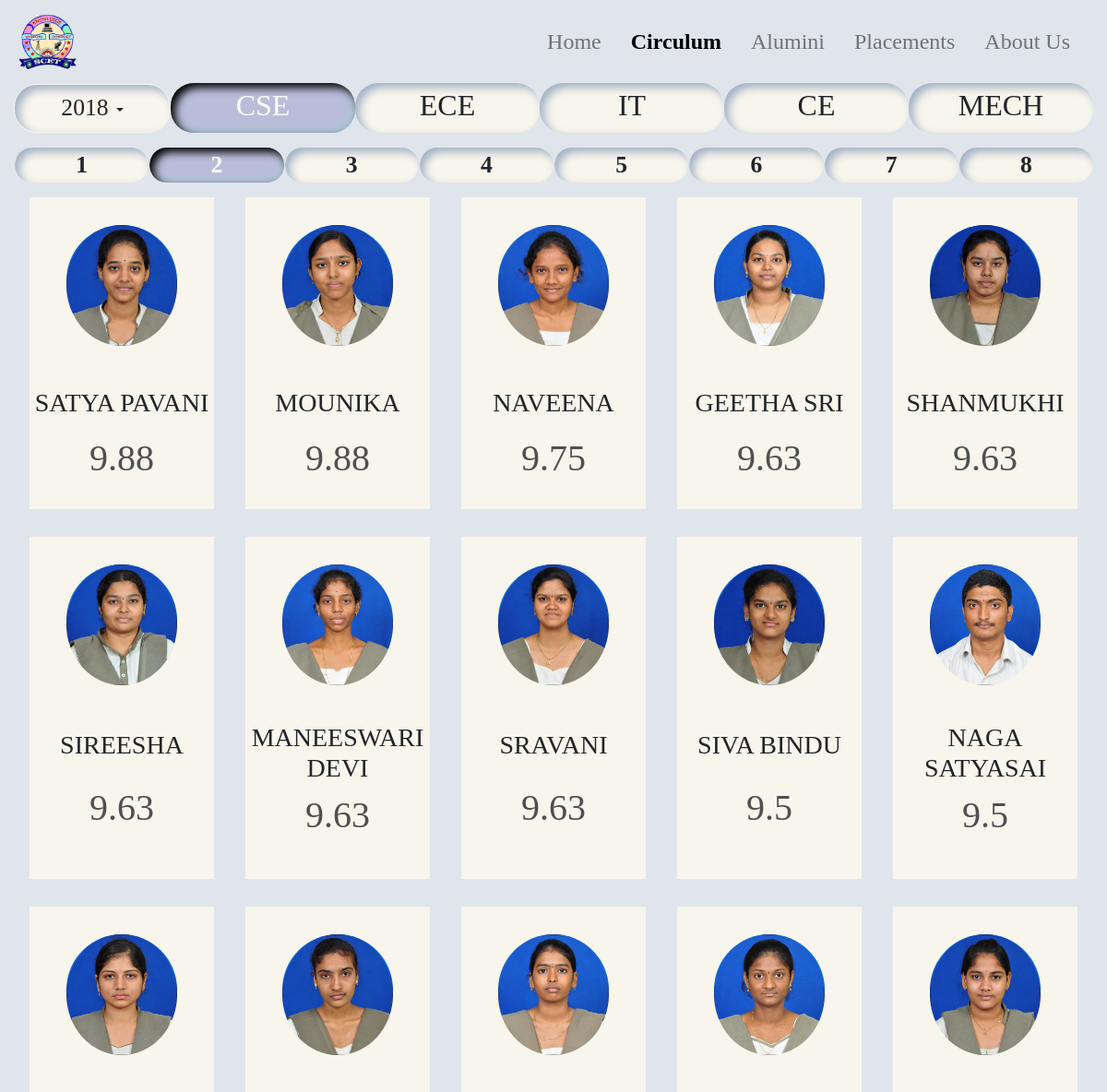
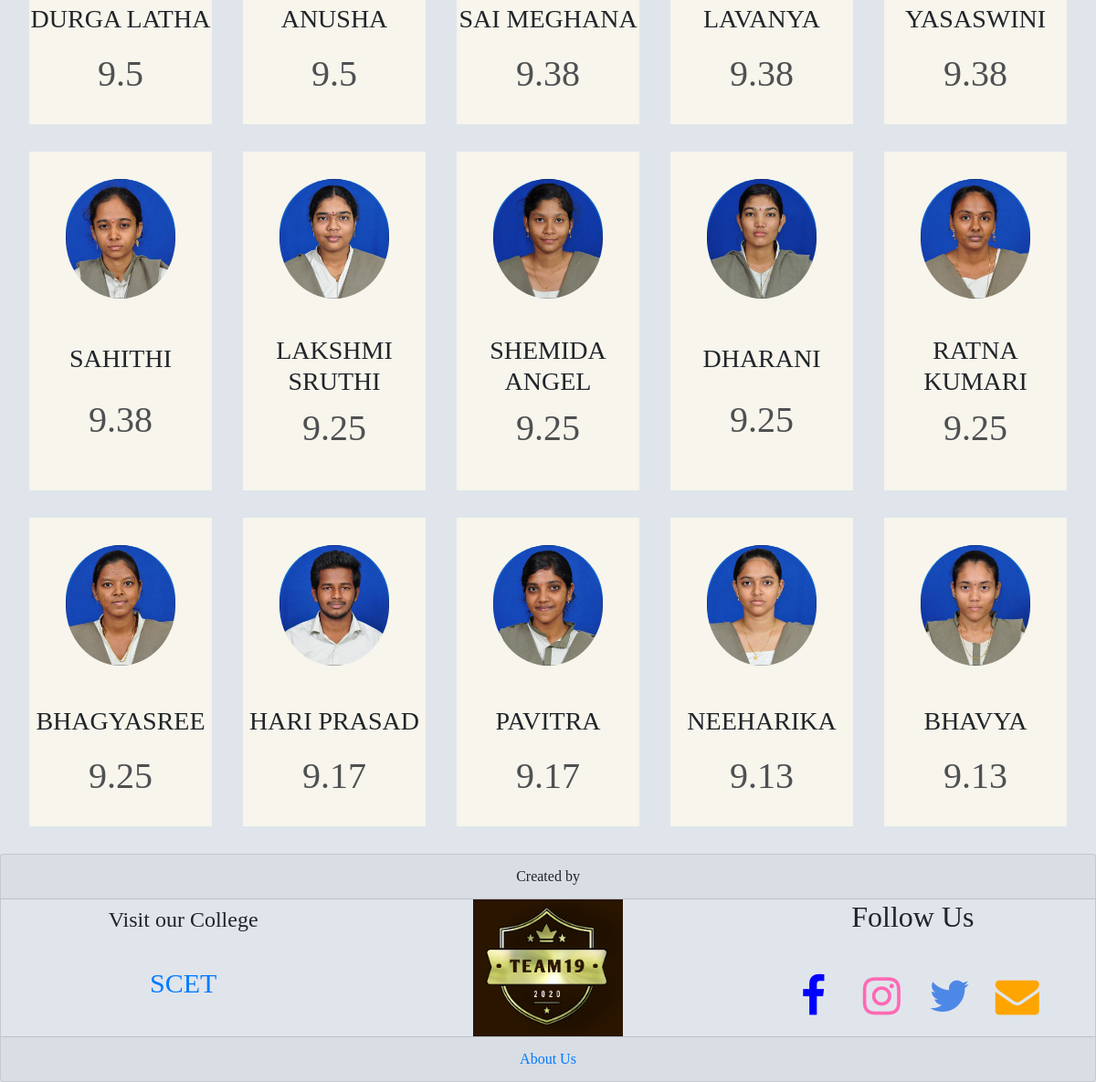
/circulum.php, run on the app's committed database (2 pictures, top to bottom).
### tables this page shows
CREATE TABLE `circulum` (
  `reg` varchar(20) NOT NULL,
  `name` varchar(20) DEFAULT NULL,
  `sgpa` float DEFAULT NULL,
  `ayear` year(4) DEFAULT NULL,
  `sem` int(11) NOT NULL,
  `branch` varchar(10) DEFAULT NULL
);

### card.php (the view)
<div class="our-team" style="position:relative;width:200px;" >
    <div class="picture">
        <img class="img-fluid" src="<?php echo 'T_Img/'.$row['ayear'].'/'.$row['reg'].'.jpg' ?>">
    </div>
    <div class="team-content d-flex flex-column justify-content-around align-items-center  " style="position:relative;height:45%;" >
        <h3 class="name"><?php echo $row['name']; ?></h3>
        <h2 class="title" style="font-size:2.5rem;"><?php echo $row['sgpa']; ?></h2>
    </div>
</div>

### circulum.php (shortened to what this page needs)
<?php
    include_once 'Myclass.php';
    $obj01=new Myclass();
    ?>
<!DOCTYPE html>
<html lang="en">
<head>
    <?php echo $obj01->head(); ?>
</head>
<body style="min-height:100vh;background:#E0E5EC">
    <?php echo $obj01->header(2);
    include 'config.php';
    ?>
    <div class="container-fluid text-center" style="min-height:80vh;" >
        <div class="row">
            <div class="col-12 fmg" style="cursor:pointer; font-size:2rem; ">
                <div class="groups d-flex justify-content-center flex-wrap" >
                    <div class="dropdown col p-0 m-0" style="width:100%;">
                        <button class="btn col dropdown-toggle myOwnBtn" type="button" id="dropdownMenuButton" data-toggle="dropdown" aria-haspopup="true" aria-expanded=" false" >
                            <span style="font-size:1.6rem;" id="shwYear"><?php echo $_SESSION["year"]?></span>
                        </button>
                    </div>
                    <span  class="groupName CSE col myOwnBtn" style="background-color:rgba(150,150,200,.5);box-shadow:inset 5px 5px 10px #000 , inset -5px -5px 10px #AEC4D5;color:#fff;" data-group="CSE"> CSE </span>
                    <span  class="groupName col myOwnBtn" data-group="ECE"> ECE </span>
                    <span  class="groupName col myOwnBtn" data-group="IT" > IT </span>
                    <span  class="groupName col myOwnBtn" data-group="CE" > CE </span>
                    <span  class="groupName col myOwnBtn" data-group="ME" > MECH </span>
                </div>
            </div>
        </div>
            <div class="row">
                <div class="col-12">
                    <ul class =" sem d-flex justify-content-around flex-wrap mt-3" style="cursor:pointer;">
                        <div class ="col  border-left myOwnBtn semester" data-sem=1 style="font-size:1.6rem; font-weight:bold; " >1</div>
                        <div class ="col  border-left myOwnBtn semester" data-sem=2 style="font-size:1.6rem; font-weight:bold;  background-color:rgba(150,150,200,.5);box-shadow:inset 5px 5px 10px #000 , inset -5px -5px 10px #AEC4D5;color:#fff;" >2</div>
                        <div class ="col  border-left myOwnBtn semester" data-sem=3 style="font-size:1.6rem; font-weight:bold; " >3</div>
                        <div class ="col  border-left myOwnBtn semester" data-sem=4 style="font-size:1.6rem; font-weight:bold; " >4</div>
                        <div class ="col  border-left myOwnBtn semester" data-sem=5 style="font-size:1.6rem; font-weight:bold; " >5</div>
                        <div class ="col  border-left myOwnBtn semester" data-sem=6 style="font-size:1.6rem; font-weight:bold; " >6</div>
                        <div class ="col  border-left myOwnBtn semester" data-sem=7 style="font-size:1.6rem; font-weight:bold; " >7</div>
                        <div class ="col  border-left myOwnBtn semester" data-sem=8 style="font-size:1.6rem; font-weight:bold; " >8</div>
                    </ul>
            </div>
            </div>
        <div class="row">
            <div class=" ppdata col d-flex justify-content-around flex-wrap" style="cursor:pointer;">
                <?php
                $sql = "SELECT * FROM circulum where ayear=2018 and sem=2 and  branch = 'CSE' order by (sgpa) desc , reg  ";
                $res=mysqli_query($con,$sql);
                if(mysqli_num_rows($res)>0)
                {
                    while($row=mysqli_fetch_assoc($res))
                    {
                        include 'card.php' ;
                    }
                }
                ?>
            </div>
        </div>
    </div>
    <?php echo $obj01->footer(); ?>
</body>
</html>

### Myclass.php (shortened to what this page needs)
<?php
class Myclass{
    function head()
    {
        return '<meta charset="UTF-8">
        <meta http-equiv="X-UA-Compatible" content="IE=edge">
        <meta name="viewport" content="width=device-width, initial-scale=1, shrink-to-fit=no">
        <title>SCET WINNER</title>
        <link href="https://fonts.googleapis.com/css2?family=Ewert&family=Libre+Baskerville:ital@1&family=Pacifico&display=swap" rel="stylesheet">
        <link rel="stylesheet" href="https://cdnjs.cloudflare.com/ajax/libs/font-awesome/4.7.0/css/font-awesome.min.css">
        <link rel="stylesheet" href="https://stackpath.bootstrapcdn.com/bootstrap/4.5.2/css/bootstrap.min.css">
        <link rel="stylesheet" href="css/scethome.css">
        <link rel="stylesheet" href="css/header_Footer.css">
        <link rel="stylesheet" href="css/card.css">
        <link rel="icon" href="images/logo.png">
        <script src="js/jquery.min.js"></script>
        <script src="js/js.cookie.js"></script>';
    }
    function header($class)
        {
            $a=$b=$c=$d=$e='';
            switch($class)
            {
                case 2: $b='font-weight:900;color:black;';
                    break;
            }
            $h='
            <nav class="navbar navbar-expand-lg navbar-light" style="background-color: #E0E5EC;">
            <a class="navbar-brand" href="#"><img src="images/logo.png" alt=""></a>
            <button class="navbar-toggler" type="button" data-toggle="collapse" data-target="#navbarNavDropdown" aria-controls="navbarNavDropdown" aria-expanded="false" aria-label="Toggle navigation">
                <span class="navbar-toggler-icon"></span>
            </button>
            <div class="collapse navbar-collapse" id="navbarNavDropdown" style="transition:0.6s;">
            <ul class="navbar-nav ml-auto">
                    <li class="nav-item mr-3">
                        <a class="nav-link" href="index.php"    style="font-size:1.5rem;'.$a.' " >Home</a>
                    </li>
                    <li class="nav-item  mr-3">
                        <a class="nav-link" href="circulum.php" style="font-size:1.5rem;'.$b.'" >Circulum</a>
                    </li>
                    <li class="nav-item  mr-3">
                        <a class="nav-link" href="Alumini.php"  style="font-size:1.5rem; '.$c.'"  >Alumini</a>
                    </li>
                    <li class="nav-item  mr-3">
                        <a class="nav-link" href="placements.php" style="font-size:1.5rem;'.$d.'"  >Placements</a>
                    </li>
                    <li class="nav-item  mr-3">
                        <a class="nav-link" href="About_us.php" style="font-size:1.5rem;'.$e.'" >About Us</a>
                    </li>
                </ul>
            </div>
        </nav>
            ';
            return $h;
        }
        function footer() {
            return '<div class="card text-center " style="position:static;bottom:0;background-color: #E0E5EC;width:100%;">
            <div class="card-header d-none d-md-block">
                Created by
            </div>
            <div class="card-footer text-muted d-block d-md-none">
                About Us
            </div>
            <div class="card-body p-0 m-0">
                <div class="container-fluid">
                    <div class="row d-flex">
                        <div class="col-12 col-md-4 p-0 m-0">
                            <h1 class="p-2 m-0" style="font-size: 150%;margin-top:10%;">Visit our College</h1><br><a class="m-0" style="text-decoration: none;font-family:Times New Roman;font-size:30px" href="https://www.swarnandhra.ac.in/" target="blank">SCET</a>
                        </div>
                        <div class="col-12 col-md-4 p-0 m-0"><a href="About_us.php"><img src="images/team19.png" height="150"></a>
                        </div>
                        <div class="col-12 col-md-4 text-center p-0" style="font-size: 150%;">
                            <h2 class="col">Follow Us</h2><br>
                            <a target="blank" href="https://www.facebook.com/scet.winner"><i class="fa fa-facebook col-2" aria-hidden="true" style="color:blue ;"></i></a>
                            <a target="blank" href="https://www.instagram.com/scetwinners/" ><i class="fa fa-instagram col-2" aria-hidden="true" style="color: hotpink;"></i></a>
                            <a target="blank" href="https://twitter.com/scetwinners"><i class="fa fa-twitter col-2" aria-hidden="true" style="color:rgb(78, 136, 231);"></i></a>
                            <a target="blank" href="mailto:email@address.com"><i class="fa fa-envelope col-2" aria-hidden="true" style="color: orange;"></i></a>
                        </div>
                    </div>
                </div>
            </div>
            <div class="card-footer text-muted d-none d-md-block">
                <a href="About_us.php "style="text-decoration:none;">About Us</a>
            </div>
    </div>
    ';
        }
}
?>

### css/scethome.css (style rules this page uses)
* { font-family: 'Times New Roman', Times, serif; margin: 0; padding: 0; }
body { margin: 0; padding: 0; z-index: 1; }
li { list-style-type: none; }
.fa { font-size: 3rem; }
a { text-decoration: none; }

### css/header_Footer.css (style rules this page uses)
.navbar img { width: 70px; }
.navbar .nav-item { margin: 0; text-align: center; }
.navbar .nav-item .nav-link { font-size: 2rem; }
.navbar a { text-decoration: none; }
li { list-style-type: none; }
.fa { font-size: 3rem; }
a { text-decoration: none; }

### css/card.css (style rules this page uses)
.our-team { width: 200px; padding: 30px 0 40px; margin-bottom: 30px; background-color: #f7f5ec; text-align: center; overflow: hidden; position: relative; }
.our-team .picture { display: inline-block; height: 120px; width: 120px; margin-bottom: 50px; z-index: 1; position: relative; }
.our-team .picture::before { content: ""; width: 100%; height: 0; border-radius: 50%; background-color: #1369ce; position: absolute; bottom: 135%; right: 0; left: 0; opacity: 0.9; -webkit-transform: scale(3); transform: scale(3); -webkit-transition: all 0.3s linear 0s; transition: all 0.3s linear 0s; }
.our-team .picture::after { content: ""; width: 100%; height: 100%; border-radius: 50%; background-color: #1369ce; position: absolute; top: 0; left: 0; z-index: -1; }
.our-team .picture img { width: 100%; height: auto; border-radius: 50%; -webkit-transform: scale(1); transform: scale(1); -webkit-transition: all 0.9s ease 0s; transition: all 0.9s ease 0s; }
.our-team .title { display: block; font-size: 2rem; color: #4e5052; text-transform: capitalize; }

### circulum.php (style rules this page uses)
.myOwnBtn { background-color: #f7f5ec; box-shadow:inset 5px 5px 10px #A3B1C6; border-radius: 25px; }

### data on the page
circulum: ayear+reg (picture), name "SATYA PAVANI", sgpa "9.88"
circulum: ayear+reg (picture), name "MOUNIKA", sgpa "9.88"
circulum: ayear+reg (picture), name "NAVEENA", sgpa "9.75"
circulum: ayear+reg (picture), name "GEETHA SRI", sgpa "9.63"
circulum: ayear+reg (picture), name "SHANMUKHI", sgpa "9.63"
circulum: ayear+reg (picture), name "SIREESHA", sgpa "9.63"
circulum: ayear+reg (picture), name "MANEESWARI DEVI", sgpa "9.63"
circulum: ayear+reg (picture), name "SRAVANI", sgpa "9.63"
circulum: ayear+reg (picture), name "SIVA BINDU", sgpa "9.5"
circulum: ayear+reg (picture), name "NAGA SATYASAI", sgpa "9.5"
circulum: ayear+reg (picture), name "DURGA LATHA", sgpa "9.5"
circulum: ayear+reg (picture), name "ANUSHA", sgpa "9.5"
circulum: ayear+reg (picture), name "SAI MEGHANA", sgpa "9.38"
circulum: ayear+reg (picture), name "LAVANYA", sgpa "9.38"
circulum: ayear+reg (picture), name "YASASWINI", sgpa "9.38"
circulum: ayear+reg (picture), name "SAHITHI", sgpa "9.38"
circulum: ayear+reg (picture), name "LAKSHMI SRUTHI", sgpa "9.25"
circulum: ayear+reg (picture), name "SHEMIDA ANGEL", sgpa "9.25"
circulum: ayear+reg (picture), name "DHARANI", sgpa "9.25"
circulum: ayear+reg (picture), name "RATNA KUMARI", sgpa "9.25"
circulum: ayear+reg (picture), name "BHAGYASREE", sgpa "9.25"
circulum: ayear+reg (picture), name "HARI PRASAD", sgpa "9.17"
circulum: ayear+reg (picture), name "PAVITRA", sgpa "9.17"
circulum: ayear+reg (picture), name "NEEHARIKA", sgpa "9.13"
circulum: ayear+reg (picture), name "BHAVYA", sgpa "9.13"

### other printed values
$_SESSION["year"] "2018"
